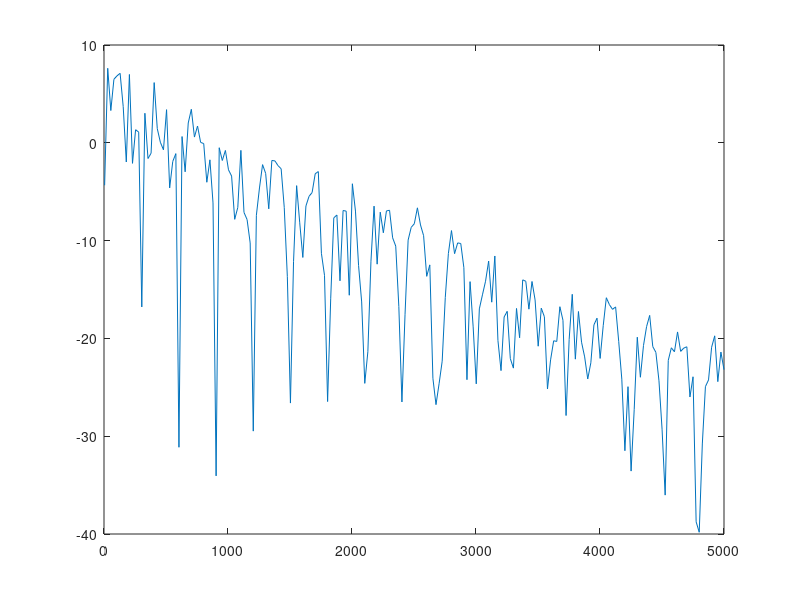

The MATLAB script that drew this image:
function hybridModesCircularSimulateTunnel
clc

width = 4;
height = 3;

mMax = 20;
nMax = 20;

freqMHz = 10000;
sigma = 0.01;
erH = 10;
erV = 10;
hRMS = 0.1; %RMS
thetaRadRMS = deg2rad(.1);

x0 = 0;
y0 = 0; 
rxHeight = 0;

distance = 1000;

%------------------------------------------------------------------------

lambda = 300/freqMHz;
k = 2*pi/lambda;

kH = (erH - 1i*sigma);
kV = (erV - 1i*sigma);

a = width/2;
b = height/2;

noOfXPoints = 1;
noOfYPoints = 1;
noOfZPoints = 201;

x = linspace(-a, a, noOfXPoints);
%y = linspace(rxHeight, rxHeight, noOfYPoints);
y = linspace(-b, b, noOfYPoints);
z = linspace(5, 5000, noOfZPoints);

E = zeros (noOfYPoints, noOfXPoints, noOfZPoints);
[X, Y, Z] = meshgrid (x, y, z);


for m = 1:mMax
  for n = 1:nMax
    phiA = pi/2;
    if (rem(m, 2) == 0)
      phiA = 0;
    end

    phiB = 0;
    if (rem(n, 2) == 0)
      phiB = pi/2;
    end

   
    if ((k^2 - (m*pi/2/a)^2 - (n*pi/2/b)^2) > 0)
      eMNV = sin(m*pi/2/a .* Y + phiA) .* cos(n*pi/2/b .* X + phiB);
      eMNH = sin(m*pi/2/a .* X + phiA) .* cos(n*pi/2/b .* Y + phiB);

      betaMN = sqrt(k^2 - (m*pi/2/a)^2 - (n*pi/2/b)^2);

      alphaMNV = 1/2/a * (m*pi/2/a/k)^2 * (real(1/sqrt(kV-1))) + 1/2/b * (n*pi/2/b/k)^2 * (real(kH/sqrt(kH-1)));
      alphaMNH = 1/2/a * (m*pi/2/a/k)^2 * (real(kV/sqrt(kV-1))) + 1/2/b * (n*pi/2/b/k)^2 * (real(1/sqrt(kH-1)));

      alphaL = pi^2 * hRMS^2 * lambda * (1/(2*a)^4 + 1/(2*b)^4);
      alphaT = pi^2 * thetaRadRMS^2 / lambda;

      CMNV = pi/(a*b*sqrt(1-(m*pi/2/a/k)^2 - (n*pi/2/b/k)^2)) .* sin(m*pi/2/a .* y0 + phiA) .* cos(n*pi/2/b .* x0 + phiB);
      CMNH = pi/(a*b*sqrt(1-(m*pi/2/a/k)^2 - (n*pi/2/b/k)^2)) .* sin(m*pi/2/a .* x0 + phiA) .* cos(n*pi/2/b .* y0 + phiB);

      alphaV = alphaMNV + alphaL + alphaT;
      alphaH = alphaMNH + alphaL + alphaT;

      beta = betaMN;


      decayV = exp(-(alphaV + 1i*beta).*Z);
      decayH = exp(-(alphaH + 1i*beta).*Z);

      Ey = CMNV .* eMNV .* decayV;
      Ex = CMNH .* eMNH .* decayH;
      
      if ((m==1) && (n==1))
        scale = max(max(max(CMNV .* eMNV, CMNH .* eMNH)));
      end

      E = E + (Ex + 1i*Ey);

    end  
  end
end

%E = E/max(max(max(E)));
%E = E/scale;
figure (2)
%h = surf (squeeze(X(1,:,:)), squeeze(Z(1,:,:)), 10*log10(squeeze(abs(E(1,:,:)))));
%h = surf (squeeze(X(:,:,1)), squeeze(Y(:,:,1)), 10*log10(squeeze(abs(E(:,:,1)))));
plot(squeeze(Z), 10*log10(squeeze(abs(E))));
%set (h, 'facecolor', 'interp', 'EdgeColor', 'none', 'FaceLighting', 'phong', 'EdgeLighting', 'none');
%set (h, 'facecolor', 'flat', 'EdgeColor', 'none', 'FaceLighting', 'phong', 'EdgeLighting', 'none');


%set (h, 'meshstyle', 'row');
%axis ([-2 2 0 distance -60 0])

max(max(abs(E(:,:,1))))
